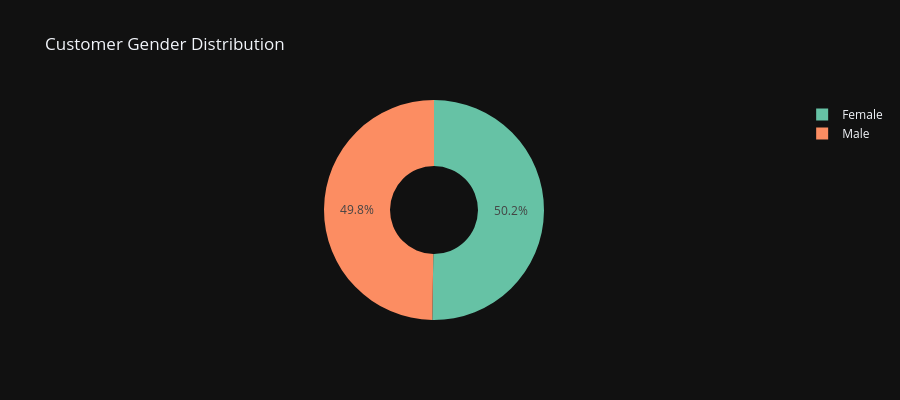

Write notebook code for a chart like this one.
### Markdown cell above
### 1.1 Gender Distribution

### Code cell
gender_counts = loyalty['Gender'].value_counts().reset_index()
gender_counts.columns = ['Gender', 'Count']

fig = px.pie(gender_counts, values='Count', names='Gender', title='Customer Gender Distribution',
             color_discrete_sequence=COLORS, hole=0.4)
fig.update_layout(template=DARK_TEMPLATE, height=400)
fig.show()

### Figure 1 — Plotly figure (JSON) as saved in the notebook; plotly's stock layout.template omitted (floating-point values rounded to 4 significant figures)
{"data": [{"domain": {"x": [0, 1], "y": [0, 1]}, "hole": 0.4, "hovertemplate": "Gender=%{label}<br>Count=%{value}<extra></extra>", "labels": ["Female", "Male"], "legendgroup": "", "name": "", "showlegend": true, "type": "pie", "values": [8410, 8327]}], "layout": {"height": 400, "legend": {"tracegroupgap": 0}, "piecolorway": ["rgb(102,194,165)", "rgb(252,141,98)", "rgb(141,160,203)", "rgb(231,138,195)", "rgb(166,216,84)", "rgb(255,217,47)", "rgb(229,196,148)", "rgb(179,179,179)"], "title": {"text": "Customer Gender Distribution"}}}
